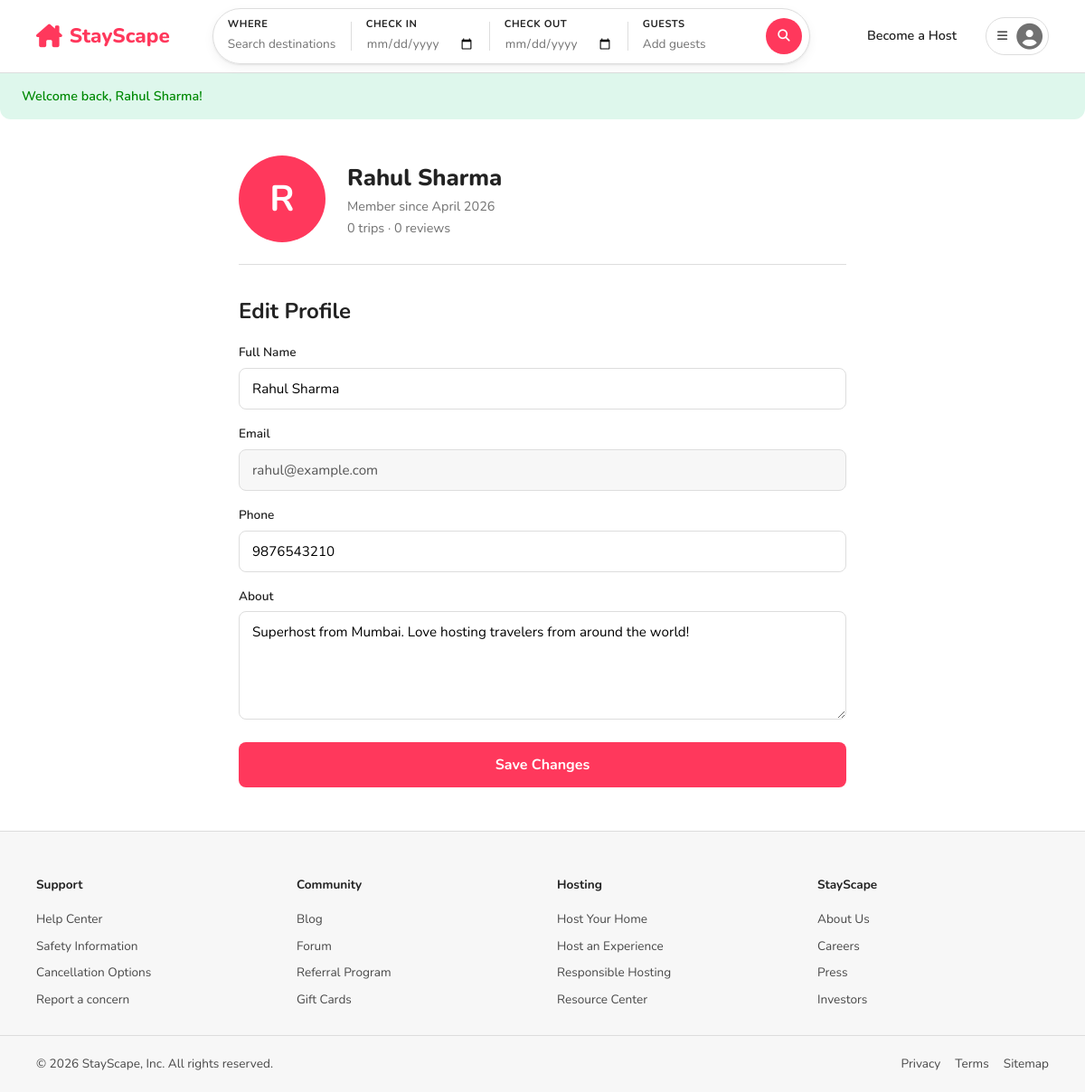
The page /pages/profile.php (signed in) on the database its author committed.
### tables this page shows
CREATE TABLE users (
    id INT AUTO_INCREMENT PRIMARY KEY,
    full_name VARCHAR(100) NOT NULL,
    email VARCHAR(100) NOT NULL UNIQUE,
    password VARCHAR(255) NOT NULL,
    phone VARCHAR(20),
    avatar VARCHAR(255) DEFAULT 'default-avatar.png',
    bio TEXT,
    is_host TINYINT(1) DEFAULT 0,
    created_at TIMESTAMP DEFAULT CURRENT_TIMESTAMP
);

### includes/config.php (called while the page is built, shortened)
<?php
function isLoggedIn() {
    return isset($_SESSION['user_id']);
}
function getCurrentUser($conn) {
    $id = (int)$_SESSION['user_id'];
    $result = $conn->query("SELECT * FROM users WHERE id = $id");
    return $result->fetch_assoc();
}
function sanitize($data) {
    return htmlspecialchars(trim($data), ENT_QUOTES, 'UTF-8');
}

### pages/profile.php (the view, shortened to what this page needs)
<?php
require_once '../includes/config.php';
$user = getCurrentUser($conn);
$user_id = (int)$user['id'];
$booking_count = $conn->query("SELECT COUNT(*) as c FROM bookings WHERE guest_id = $user_id")->fetch_assoc()['c'];
$review_count = $conn->query("SELECT COUNT(*) as c FROM reviews WHERE user_id = $user_id")->fetch_assoc()['c'];
require_once '../includes/header.php';
?>
<div class="profile-container">
    <div class="profile-header">
        <div class="profile-avatar-large"><?= strtoupper(substr($user['full_name'], 0, 1)) ?></div>
        <div class="profile-info">
            <h1><?= sanitize($user['full_name']) ?></h1>
            <p>Member since <?= date('F Y', strtotime($user['created_at'])) ?></p>
            <p><?= $booking_count ?> trip<?= $booking_count !== 1 ? 's' : '' ?> &middot; <?= $review_count ?> review<?= $review_count !== 1 ? 's' : '' ?></p>
        </div>
    </div>
    <h2 style="margin-bottom:16px;">Edit Profile</h2>
    <form method="POST">
        <div class="form-group">
            <label for="full_name">Full Name</label>
            <input type="text" id="full_name" name="full_name" value="<?= sanitize($user['full_name']) ?>" required>
        </div>
        <div class="form-group">
            <label>Email</label>
            <input type="email" value="<?= sanitize($user['email']) ?>" disabled style="background:var(--gray-lighter);cursor:not-allowed;">
        </div>
        <div class="form-group">
            <label for="phone">Phone</label>
            <input type="tel" id="phone" name="phone" value="<?= sanitize($user['phone'] ?? '') ?>">
        </div>
        <div class="form-group">
            <label for="bio">About</label>
            <textarea id="bio" name="bio" placeholder="Tell others about yourself..."><?= sanitize($user['bio'] ?? '') ?></textarea>
        </div>
        <button type="submit" class="btn-primary">Save Changes</button>
    </form>
</div>
<?php require_once '../includes/footer.php'; ?>

### includes/header.php (shortened to what this page needs)
<!DOCTYPE html>
<html lang="en">
<head>
    <link rel="stylesheet" href="https://cdnjs.cloudflare.com/ajax/libs/font-awesome/6.5.0/css/all.min.css">
    <link rel="stylesheet" href="<?= SITE_URL ?>/assets/css/style.css">
</head>
<body>
    <nav class="navbar">
        <div class="nav-container">
            <a href="<?= SITE_URL ?>" class="logo">
                <i class="fa-solid fa-house-chimney"></i>
                <span><?= SITE_NAME ?></span>
            </a>
            <div class="search-bar">
                <form action="<?= SITE_URL ?>/pages/search.php" method="GET" class="search-form">
                    <div class="search-field">
                        <label>Where</label>
                        <input type="text" name="location" placeholder="Search destinations" value="<?= isset($_GET['location']) ? sanitize($_GET['location']) : '' ?>">
                    </div>
                    <div class="search-field">
                        <label>Check in</label>
                        <input type="date" name="check_in" value="<?= isset($_GET['check_in']) ? sanitize($_GET['check_in']) : '' ?>">
                    </div>
                    <div class="search-field">
                        <label>Check out</label>
                        <input type="date" name="check_out" value="<?= isset($_GET['check_out']) ? sanitize($_GET['check_out']) : '' ?>">
                    </div>
                    <div class="search-field">
                        <label>Guests</label>
                        <input type="number" name="guests" placeholder="Add guests" min="1" max="20" value="<?= isset($_GET['guests']) ? (int)$_GET['guests'] : '' ?>">
                    </div>
                    <button type="submit" class="search-btn">
                        <i class="fa-solid fa-magnifying-glass"></i>
                    </button>
                </form>
            </div>
            <div class="nav-right">
                <?php if (isLoggedIn()): ?>
                    <a href="<?= SITE_URL ?>/pages/host.php" class="host-link">Become a Host</a>
                    <div class="user-menu">
                        <button class="user-menu-btn" id="userMenuBtn">
                            <i class="fa-solid fa-bars"></i>
                            <i class="fa-solid fa-circle-user"></i>
                        </button>
                    </div>
                <?php endif; ?>
            </div>
        </div>
    </nav>
    <?php if (isset($_SESSION['success'])): ?>
        <div class="alert alert-success">
            <?= $_SESSION['success']; unset($_SESSION['success']); ?>
        </div>
    <?php endif; ?>

### includes/footer.php (shortened to what this page needs)
    <footer class="footer">
        <div class="footer-content">
            <div class="footer-section">
                <h4>Support</h4>
                <a href="#">Help Center</a>
                <a href="#">Safety Information</a>
                <a href="#">Cancellation Options</a>
                <a href="#">Report a concern</a>
            </div>
            <div class="footer-section">
                <h4>Community</h4>
                <a href="#">Blog</a>
                <a href="#">Forum</a>
                <a href="#">Referral Program</a>
                <a href="#">Gift Cards</a>
            </div>
            <div class="footer-section">
                <h4>Hosting</h4>
                <a href="<?= SITE_URL ?>/pages/host.php">Host Your Home</a>
                <a href="#">Host an Experience</a>
                <a href="#">Responsible Hosting</a>
                <a href="#">Resource Center</a>
            </div>
            <div class="footer-section">
                <h4><?= SITE_NAME ?></h4>
                <a href="#">About Us</a>
                <a href="#">Careers</a>
                <a href="#">Press</a>
                <a href="#">Investors</a>
            </div>
        </div>
        <div class="footer-bottom">
            <p>&copy; <?= date('Y') ?> <?= SITE_NAME ?>, Inc. All rights reserved.</p>
            <div class="footer-links">
                <a href="#">Privacy</a>
                <a href="#">Terms</a>
                <a href="#">Sitemap</a>
            </div>
        </div>
    </footer>
</body>
</html>

### rows shown on the page
users: full_name "R", full_name "Rahul Sharma", created_at "April 2026", email "rahul@example.com", phone "9876543210", bio "Superhost from Mumbai. Love hosting travelers from around the world!"

### other values the page prints
SITE_NAME "StayScape"
$_SESSION['success'] "Welcome back, Rahul Sharma!"
$booking_count "0"
$review_count "0"
